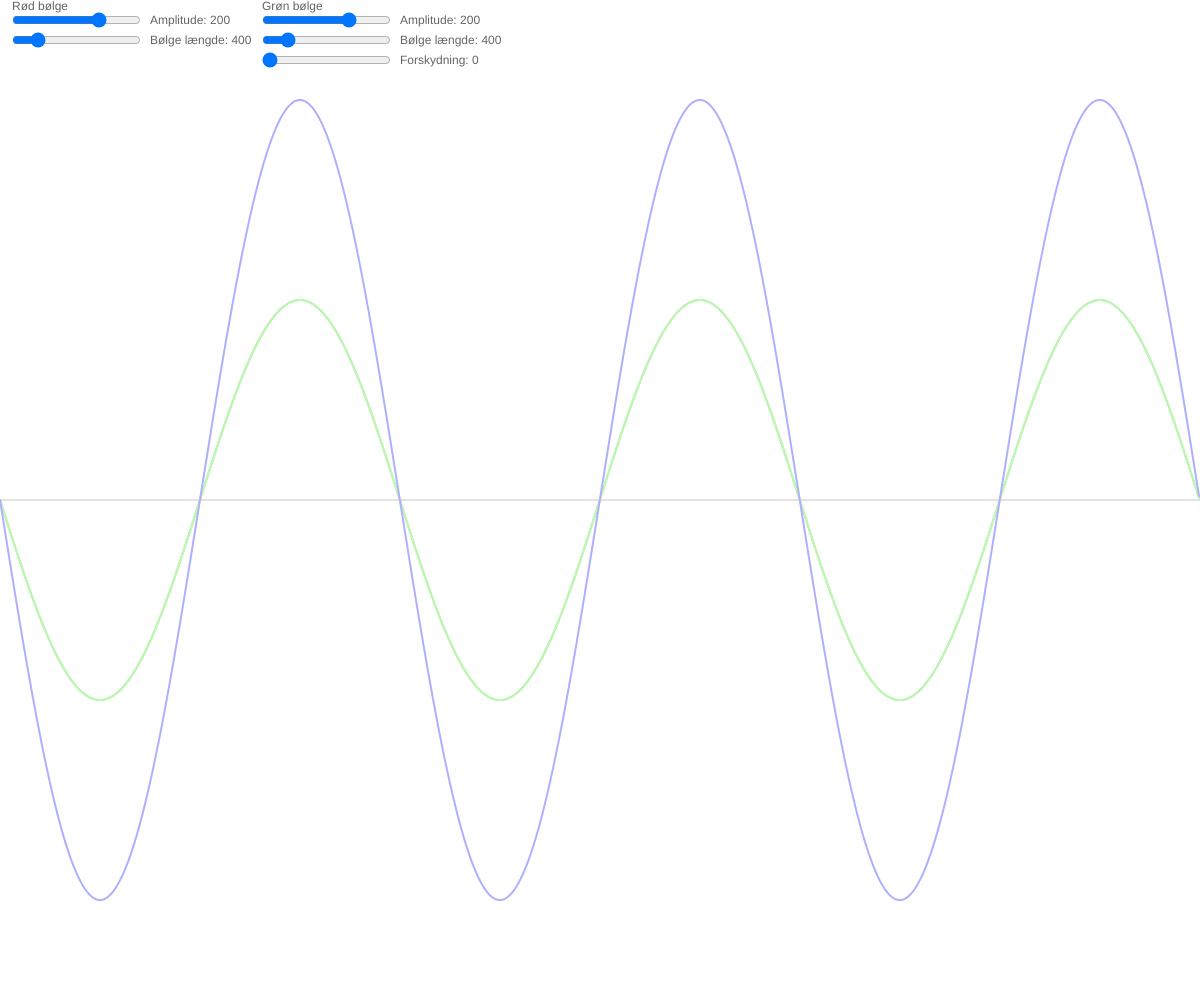
Frame 1 (no input)
Frame 60 (no input): identical to frame 1, image omitted
Frame 120 (the mouse pressed at the canvas centre since frame 60): identical to frame 1, image omitted

The p5.js sketch that drew this single still picture (run headless with seeded random() and noise() and a simulated clock; from frame 60 on, the mouse is pressed at the canvas centre):

// p5.js sketch
// ── sketch.js
// Opretter tomme variable så vi kan gemme sliderne
let amplitudeSlider1;
let lengthSlider1;

let amplitudeSlider2;
let lengthSlider2;
let offsetSlider2;

// Generelle værdier
const color1 = "#ffafaf";
const color2 = "#afffaf";
const colorMix = "#afafff";

// Underlig constant der bruges til at beregne bølgens længede
const wackFactor = 6.285;

function setup() {
  createCanvas(windowWidth, windowHeight);
  // Slider set 1
  amplitudeSlider1 = createSlider(-windowHeight / 2, windowHeight / 2, windowHeight / 5);
  amplitudeSlider1.position(10, 10);
  lengthSlider1 = createSlider(10, windowWidth * 2, windowWidth / 3);
  lengthSlider1.position(10, 30);
  
  // Slider set 2
  amplitudeSlider2 = createSlider(-windowHeight / 2, windowHeight / 2, windowHeight / 5);
  amplitudeSlider2.position(260, 10);
  lengthSlider2 = createSlider(10, windowWidth * 2, windowWidth / 3);
  lengthSlider2.position(260, 30);
  offsetSlider2 = createSlider(0, windowWidth / 2, 0);
  offsetSlider2.position(260, 50);
}

function draw() {
  // Hneter værdierne fra sliderne
  const amplitude1 = amplitudeSlider1.value();
  const length1 = lengthSlider1.value();
  
  const amplitude2 = amplitudeSlider2.value();
  const length2 = lengthSlider2.value();
  const offset2 = offsetSlider2.value();
  
  background(255);
  
  noStroke();
  fill(100);
  text('Rød bølge', 12, 10)
  text('Amplitude: ' + amplitude1, 150, 24);
  text('Bølge længde: ' + length1, 150, 44);
  
  text('Grøn bølge', 262, 10)
  text('Amplitude: ' + amplitude2, 400, 24);
  text('Bølge længde: ' + length2, 400, 44);
  text('Forskydning: ' + offset2, 400, 64);
  
  translate(0, height / 2);
  
  // Tegner linjen i midten
  stroke(175);
  strokeWeight(0.7);
  line(0, 0, width, 0);
  
  strokeWeight(2);
  noFill();
  
  // Tegner selve bølgerne
  // https://p5js.org/reference/#/p5/beginShape
  
  // Bølge 1
  stroke(color1);
  beginShape();
  for(let i = 0; i < windowWidth; i++) {
    vertex(i, sin(i / (length1 / wackFactor)) * amplitude1);
  }
  endShape();
  
  // Bølge 2
  stroke(color2);
  beginShape();
  for(let i = 0; i < windowWidth; i++) {
    vertex(i, sin(i / (length2 / wackFactor) + offset2) * amplitude2);
  }
  endShape();
  
  // Bølge 3
  stroke(colorMix);
  beginShape();
  for(let i = 0; i < windowWidth; i++) {
    const wave1 = sin(i / (length1 / wackFactor)) * amplitude1;
    const wave2 = sin(i / (length2 / wackFactor) + offset2) * amplitude2;
    vertex(i, wave1 + wave2);
  }
  endShape();
}
